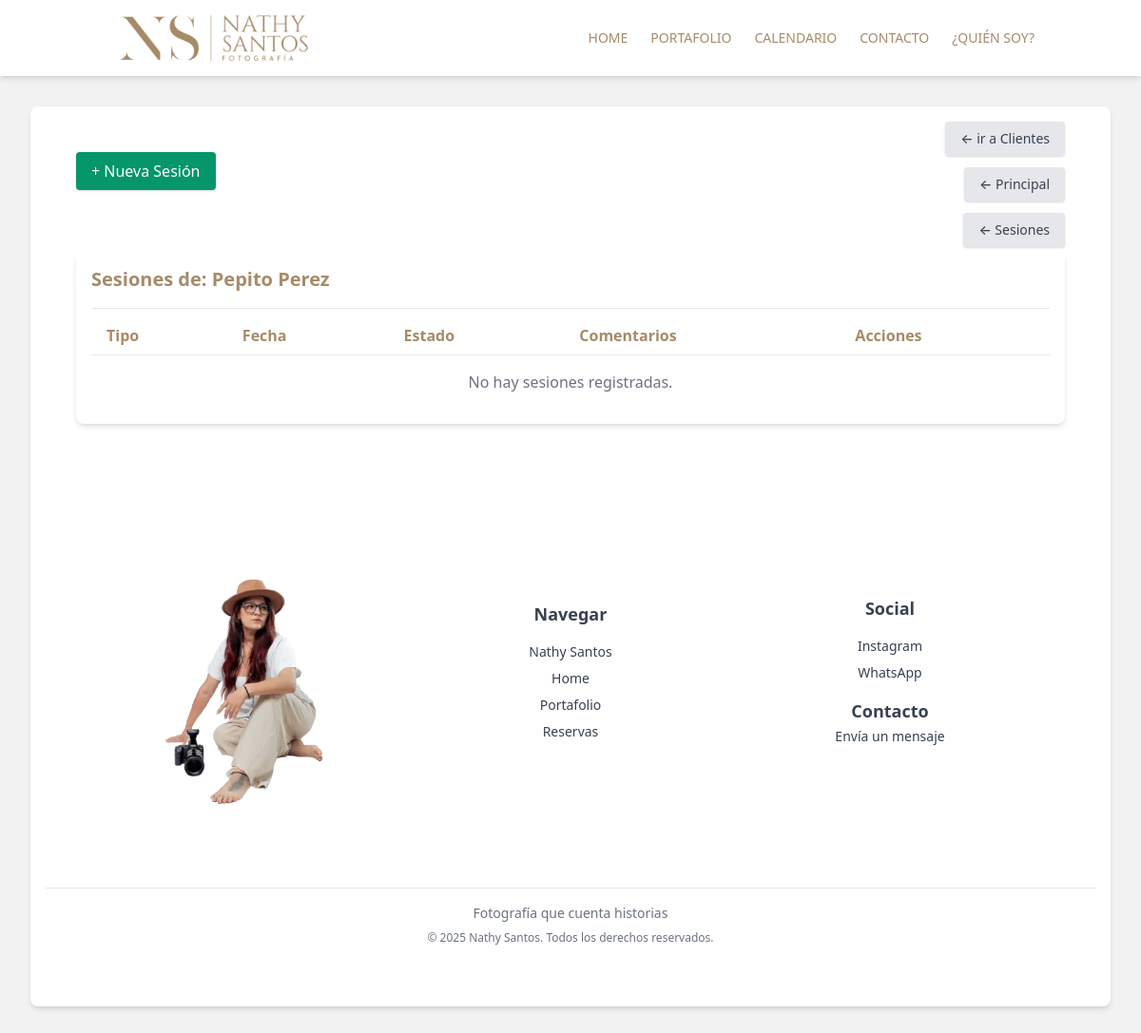
/admin-panel/clientes/1/nueva_sesion/ (signed in), run on an earlier commit of the app's database.
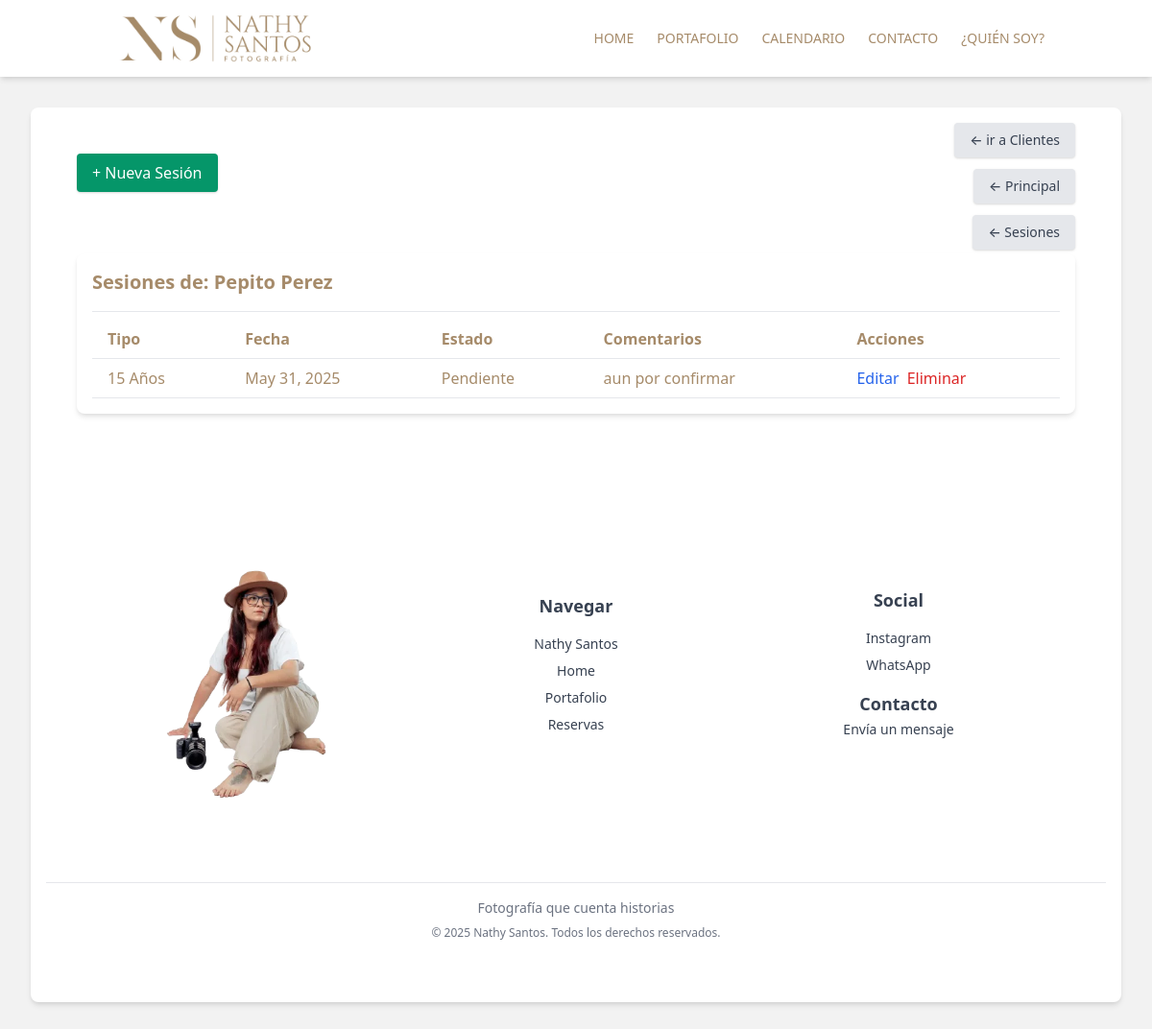
And on a later commit of the database.
### admin_NathySantos/models.py (models this page shows, shortened)
class Evento(models.Model):
    tipoEvento = models.ForeignKey(TipoEvento, on_delete=models.CASCADE)
    cliente = models.ForeignKey(Cliente, on_delete=models.CASCADE)
    estado = models.ForeignKey(EstadoEvento, on_delete=models.CASCADE)
    titulo = models.CharField(max_length=200)
    descripcion = models.TextField(blank=True)
    ubicacion = models.CharField(max_length=200)
    fecha_evento = models.DateField()
    fecha_reserva = models.DateField(auto_now_add=True)

class TipoEvento(models.Model):
    nombre = models.CharField(max_length=100)

class EstadoEvento(models.Model):
    estado = models.CharField(max_length=100)

### admin_NathySantos/views.py (the view, shortened to what this page needs)
# urls.py: path('clientes/<int:cliente_id>/nueva_sesion/', views.crear_evento, name='crear_evento'),
@login_required(login_url='/login/')
def crear_evento(request, cliente_id):
    cliente = get_object_or_404(Cliente, pk=cliente_id)
    tipo_eventos = TipoEvento.objects.all()
    eventos = Evento.objects.filter(cliente=cliente).order_by('-fecha_evento')
    estado_default = EstadoEvento.objects.filter(estado="Pendiente").first()
    if not estado_default:
      estado_default  = EstadoEvento.objects.create(estado="Pendiente")
    return render(request, 'clientes/sesiones.html', {
        'cliente': cliente,
        'tipo_eventos': tipo_eventos,
        'eventos': eventos,
    })

### admin_NathySantos/templates/clientes/sesiones.html (shortened to what this page needs)
{% extends 'layouts/app.html' %}
{% block content %}
<section class="p-4 m-8 bg-white shadow-md rounded-lg relative">
  <a href="{% url 'clientes_list' %}"
    class="absolute top-4 right-12 bg-gray-200 hover:bg-gray-300 text-gray-700 text-sm font-medium py-2 px-4 rounded shadow">
    &#8592; ir a Clientes
  </a>
  <a href="{% url 'dashboard' %}"
    class="absolute top-16 right-12 bg-gray-200 hover:bg-gray-300 text-gray-700 text-sm font-medium py-2 px-4 rounded flex items-center shadow">
    &#8592; Principal
  </a>
  <a href="{% url 'listar_eventos' %}"
    class="absolute top-28 right-12 bg-gray-200 hover:bg-gray-300 text-gray-700 text-sm font-medium py-2 px-4 rounded shadow">
    &#8592; Sesiones
  </a>
<button onclick="toggleSesionModal()"
  class="inline-block bg-green-600 hover:bg-green-700 text-white py-2 px-4 m-8 rounded shadow">
  + Nueva Sesión
</button>
<section class="p-4 m-8 bg-white shadow-md rounded-lg relative">
  <h3 class="text-xl font-bold mb-4">Sesiones de: {{ cliente.nombre }}</h3>
  <hr class="my-2">
  <table class="w-full text-left border-collapse">
    <thead>
      <tr class="border-b font-semibold">
        <th class="px-4 py-2">Tipo</th>
        <th class="px-4 py-2">Fecha</th>
        <th class="px-4 py-2">Estado</th>
        <th class="px-4 py-2">Comentarios</th>
        <th class="px-4 py-2">Acciones</th>
      </tr>
    </thead>
    <tbody>
      {% for evento in eventos %}
      <tr class="border-b hover:bg-gray-50">
        <td class="px-4 py-2">{{ evento.tipoEvento.nombre }}</td>
        <td class="px-4 py-2">{{ evento.fecha_evento }}</td>
        <td class="px-4 py-2">{{ evento.estado.estado }}</td>
        <td class="px-4 py-2">{{ evento.descripcion|default:"—" }}</td>
        <td class="px-4 py-2 flex space-x-2">
          <a href="{% url 'editar_evento' evento.pk %}" class="text-blue-600 hover:underline">Editar</a>
          <form method="POST" action="{% url 'eliminar_evento' evento.pk %}"
            onsubmit="return confirm('¿Eliminar esta sesión?');">
            <button type="submit" class="text-red-600 hover:underline">Eliminar</button>
          </form>
        </td>
      </tr>
      {% empty %}
      <tr>
        <td colspan="5" class="text-center py-4 text-gray-500">No hay sesiones registradas.</td>
      </tr>
      {% endfor %}
    </tbody>
  </table>
</section>
{% endblock %}

What changed in the data, as far as the page shows it:
added Evento: tipoEvento.nombre "15 Años", fecha_evento "May 31, 2025", estado.estado "Pendiente", descripcion "aun por confirmar"
Also different on the page:
text no longer shown: "No hay sesiones registradas."
